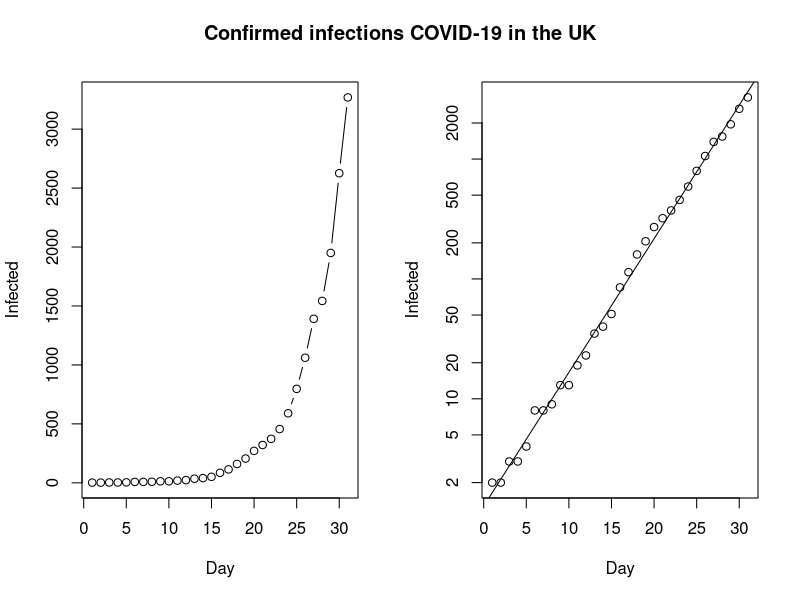

Generate this figure with R: (Note: this script raises an error after producing the figure.)
# Germany
# Infected <- c(16, 18, 21, 26, 53, 66, 117, 150, 188, 240, 349, 534, 684, 847, 1112, 1460, 1884, 2369, 3062, 3795, 4838, 6012, 7156, 8198, 10999)

# UK
Infected <- c(2,2,3,3,4,8,8,9,13,13,19,23,35,40,51,85,114,160,206,271,321,373,456,590,797,1061,1391,1543,1950,2626,3269)
Day <- 1:(length(Infected))
N <- 68207114 # pupulation of the UK

old <- par(mfrow = c(1, 2))
plot(Day, Infected, type ="b")
plot(Day, Infected, log = "y")
abline(lm(log10(Infected) ~ Day))
title("Confirmed infections COVID-19 in the UK", outer = TRUE, line = -2)

SEIR <- function(time, state, parameters) {
  par <- as.list(c(state, parameters))
  with(par, {
    dS <- -beta/N * I * S
    dE <- beta * S * I - delta * E
    dI <- delta * E - gamma * I
    dR <- gamma * I
    list(c(dS, dE, dI, dR))
    })
}

library(deSolve)
init <- c(S = N-Infected[1], E = N-2*Infected[1], I = Infected[1], R = 0)
RSS <- function(parameters) {
  names(parameters) <- c("beta", "gamma")
  out <- ode(y = init, times = Day, func = SEIR, parms = parameters)
  fit <- out[ , 3]
  sum((Infected - fit)^2)
}
 
Opt <- optim(c(0.5, 0.5), RSS, method = "L-BFGS-B", lower = c(0, 0), upper = c(1, 1)) # optimize with some sensible conditions
Opt$message
## [1] "CONVERGENCE: REL_REDUCTION_OF_F <= FACTR*EPSMCH"
 
Opt_par <- setNames(Opt$par, c("beta", "gamma"))
print(Opt_par)
 
t <- 1:90 # time in days
fit <- data.frame(ode(y = init, times = t, func = SEIR, parms = Opt_par))
col <- 1:3 # colour
print(fit) 
matplot(fit$time, fit[ , 2:4], type = "l", xlab = "Day", ylab = "Number of subjects", lwd = 2, lty = 1, col = col)
 matplot(fit$time, fit[ , 2:4], type = "l", xlab = "Day", ylab = "Number of subjects", lwd = 2, lty = 1, col = col, log = "y")

points(Day, Infected)
legend("bottomright", c("Susceptibles", "exposed", "Infecteds", "Recovereds"), lty = 1, lwd = 2, col = col, inset = 0.05)
title("Predicted Cases 2019-nCoV UK (worst case)", outer = TRUE, line = -2)
